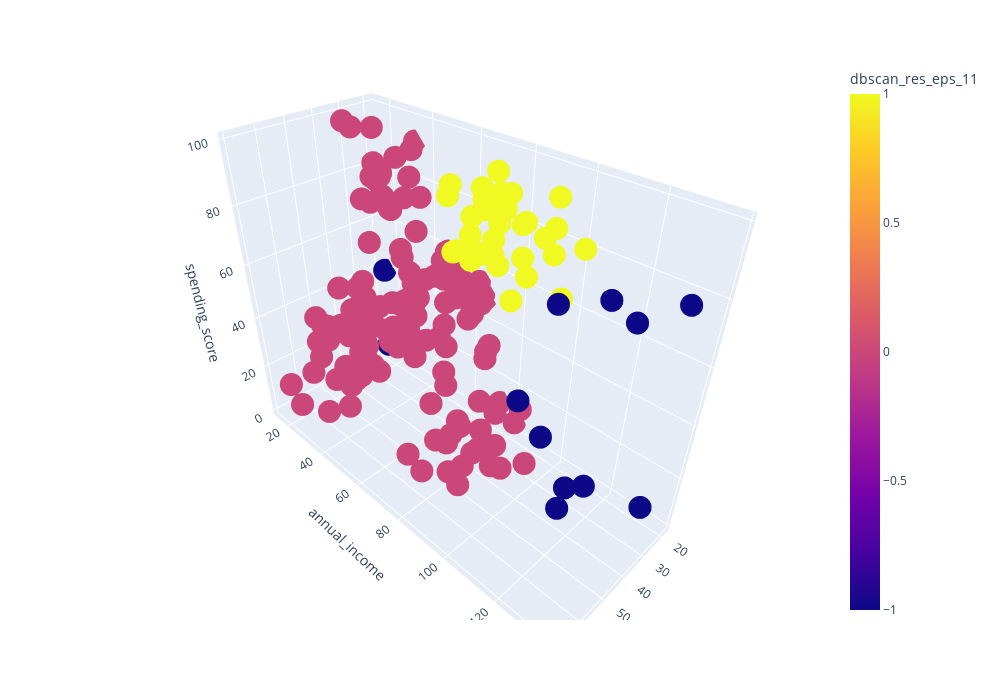

Here is the notebook cell this chart was saved with:
### Code cell
# импортируем DBSCAN-кластеризацию
from sklearn.cluster import DBSCAN

#запускаем кластеризацию на наших данных
dbscan = DBSCAN(eps=15)
clustering_dbscan_res = dbscan.fit_predict(X)
df['dbscan_res_eps_11'] = clustering_dbscan_res

get_3d_visualization(df, 'dbscan_res_eps_11')

### Figure 1 — Plotly figure (JSON) as saved in the notebook; plotly's stock layout.template omitted (floating-point values rounded to 4 significant figures; data arrays with more than 128 entries replaced by an {"elided": "..."} marker saying what was removed)
{"data": [{"hovertemplate": "age=%{x}<br>annual_income=%{y}<br>spending_score=%{z}<br>dbscan_res_eps_11=%{marker.color}<extra></extra>", "legendgroup": "", "marker": {"color": {"elided": "200 int values"}, "coloraxis": "coloraxis", "symbol": "circle"}, "mode": "markers", "name": "", "scene": "scene", "showlegend": false, "type": "scatter3d", "x": {"elided": "200 int values"}, "y": {"elided": "200 int values"}, "z": {"elided": "200 int values"}}], "layout": {"coloraxis": {"colorbar": {"title": {"text": "dbscan_res_eps_11"}}, "colorscale": [[0, "#0d0887"], [0.1111, "#46039f"], [0.2222, "#7201a8"], [0.3333, "#9c179e"], [0.4444, "#bd3786"], [0.5556, "#d8576b"], [0.6667, "#ed7953"], [0.7778, "#fb9f3a"], [0.8889, "#fdca26"], [1, "#f0f921"]]}, "height": 700, "legend": {"tracegroupgap": 0}, "margin": {"t": 60}, "scene": {"domain": {"x": [0, 1], "y": [0, 1]}, "xaxis": {"title": {"text": "age"}}, "yaxis": {"title": {"text": "annual_income"}}, "zaxis": {"title": {"text": "spending_score"}}}, "width": 1000}}
